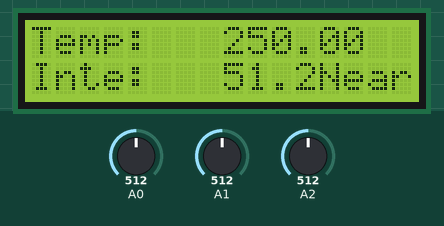
Simulated run of this sketch. Board: Arduino Uno, built with avr-gcc and run on an emulated ATmega328P. Parts: 16×2 character LCD. Inputs (shaded band) come from the test bench; at power-on: A2 = 512, A0 = 512, A1 = 512. What the sketch prints to the serial monitor is not drawn.

Above: at 1.2 s.
1.3 s: A2 set to 84
5.4 s: A2 set to 70
At 6.9 s:
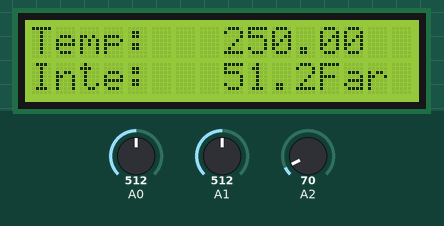
9.5 s: A0 set to 716
At 10.9 s:
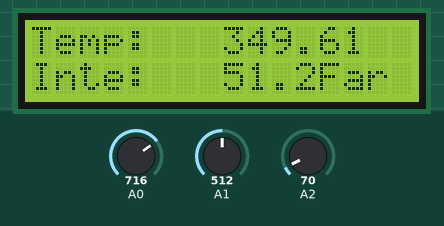
12.6 s: A1 set to 716
At 13.9 s:
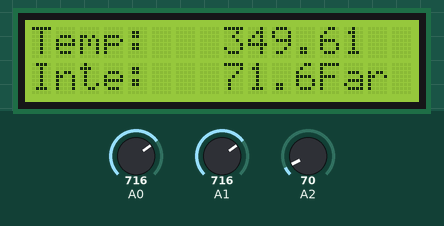
15.6 s: A0 set to 900
At 16.9 s:
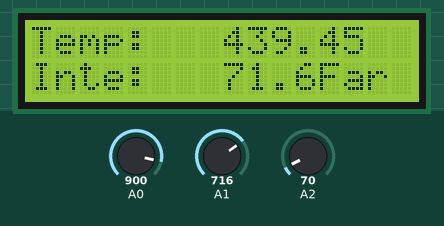
18.6 s: A1 set to 900
At 20.0 s:
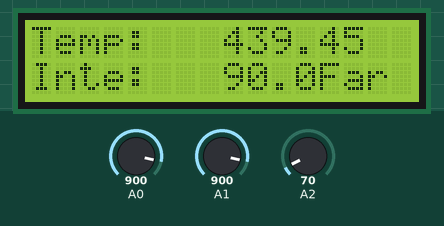
Timing chart, 0 to 21.6 s (numbered marks = the images above; inputs shaded):
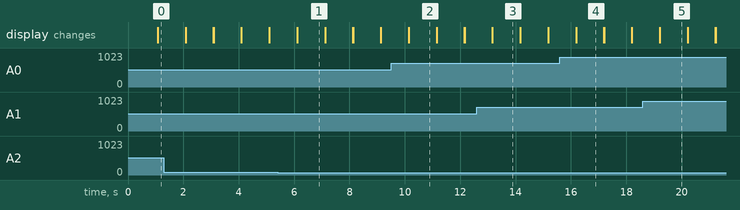

Measured:
- the behaviour switches between 76 and 75 on A2 (found by bisection; images 0 and 1)
- after the input at 5.4 s, the display: first differs from a run without the input after 0.71 s (image 1)
- after the input at 9.5 s, the display: first differs from a run without the input after 0.64 s (image 2)
- after the input at 12.6 s, the display: first differs from a run without the input after 0.57 s (image 3)
- after the input at 15.6 s, the display: first differs from a run without the input after 0.59 s (image 4)
- after the input at 18.6 s, the display: first differs from a run without the input after 0.61 s (image 5)
- what the display in image 1 shows lasts 1.0 s, from 6.1 s to 7.1 s

The sketch:

sensors.ino
```cpp
#include <LiquidCrystal.h>
const int rs = 12, en = 11, d4 = 5, d5 = 4, d6 = 3, d7 = 2;
LiquidCrystal lcd(rs, en, d4, d5, d6, d7);
void setup() {
  // put your setup code here, to run once:
pinMode(A0,INPUT);
pinMode(A1,INPUT);
pinMode(A2,INPUT);
pinMode(2,OUTPUT);
Serial.begin(9600);
lcd.begin(16, 2);

}

void loop() {
  // put your main code here, to run repeatedly:
float temp_lm35 = analogRead(A0);
float temp_ldr  = analogRead(A1);
float temp_ir   = analogRead(A2);
float val=0;
val=(5.0*temp_lm35*100.0)/1024;
Serial.println(temp_ir);

lcd.print ("Temp:");
lcd.setCursor(8,0);
lcd.print(val);
lcd.setCursor(0,1);
lcd.print ("Inte:");
lcd.setCursor(8,1);
lcd.print(temp_ldr/10);
lcd.setCursor(12,1);
if (temp_ir > 75)
  lcd.print("Near");
else
  lcd.print("Far");
delay(1000);
lcd.clear();


//if (val > 300){
//  digitalWrite(2,HIGH);
//  delay(5000);
//  digitalWrite(2,LOW);
//}

}
```
